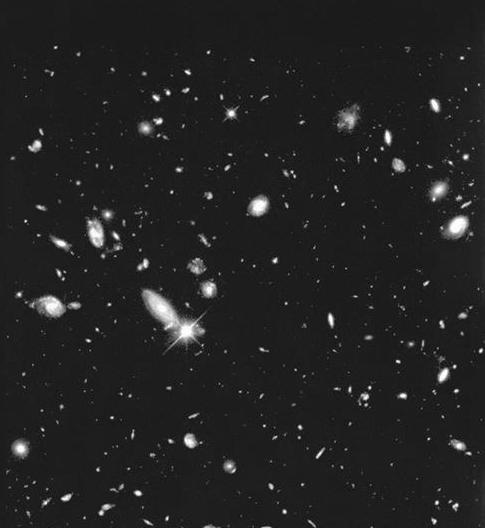
#> input picture imageProcessing/week3-2023/Fig0334.tif, 485 x 528 px
$ python ex502.py
#> lines starting #> are read from the running program, lines starting #| are printed output that depends on the picture; after the words box and inside, x2 and y2 are one past the last pixel; in counts of white or black regions, pixels touching at a corner belong together
import cv2
import numpy as np

# image path
path = r'Fig0334.tif'

# using imread()
imgage = cv2.imread(path)
#> imgage is the input picture: shape (528, 485, 3); min 0, max 255, mean 34.5
# path = r'Fig0334.tif'
# img2 = cv2.imread(path)
image_2 = cv2.blur(imgage, (15, 15))
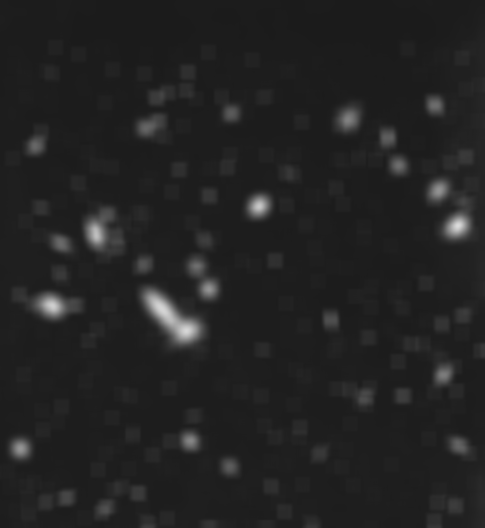
#> image_2: shape (528, 485, 3); min 27, max 219, mean 34.5
ret, thresh = cv2.threshold(image_2, 70, 255, cv2.THRESH_BINARY)
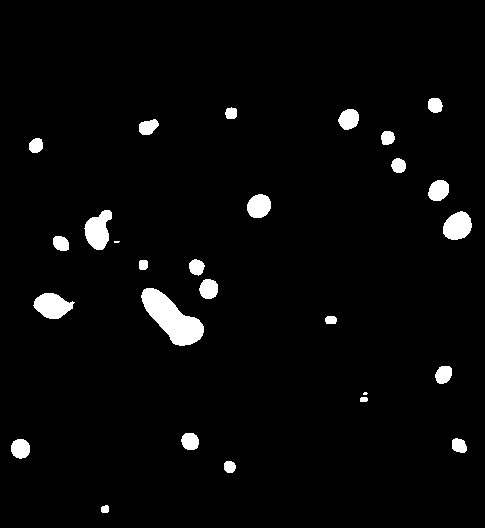
#> thresh: shape (528, 485, 3); 3.2% white; 27 white regions (2 under 20 px), largest, box (x1, y1, x2, y2) and area: (141, 288, 204, 346) 1834, (84, 210, 112, 250) 732, (33, 293, 75, 319) 720
# im2 = cv2.boxFilter(img, -1, (15, 15), normalize=True)
# im3 = cv2.adaptiveThreshold(img2, 255, cv2.ADAPTIVE_THRESH_MEAN_C, cv2.THRESH_BINARY, 11, 2)
cv2.imshow("testing", np.hstack((imgage, image_2, thresh)))
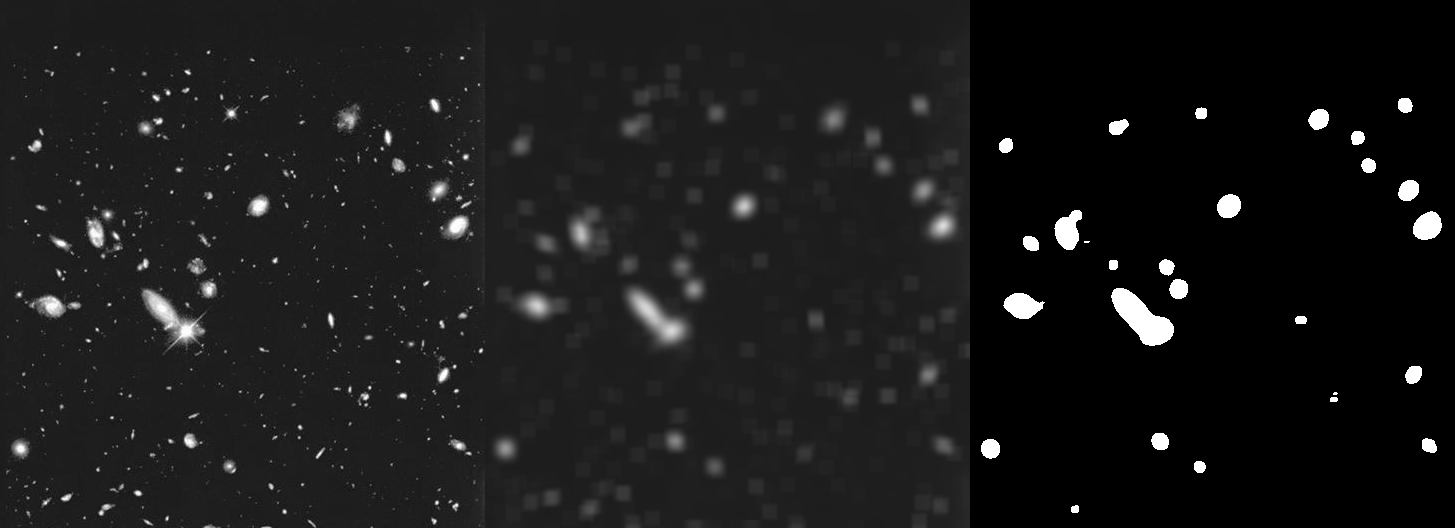
#> window 'testing': shape (528, 1455, 3); min 0, max 255, mean 25.7
# cv2.imshow('blur filter', np.hstack((img, image_2, im2)))
# cv2.imshow('median filter', np.hstack((img2, im3)))
cv2.waitKey(0)
cv2.destroyAllWindows()
cv2.waitKey(1)

$ run again, with imageProcessing/week3-2023/Fig0335.tif copied over imageProcessing/week3-2023/Fig0334.tif
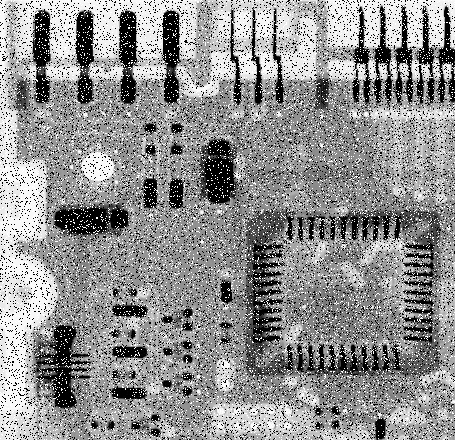
#> input picture imageProcessing/week3-2023/Fig0335.tif, 455 x 440 px
#> imgage is the input picture: shape (440, 455, 3); min 0, max 255, mean 144.1
#> `ret, thresh = cv2.threshold(image_2, 70, 255, cv2.THRESH_BINARY)`:
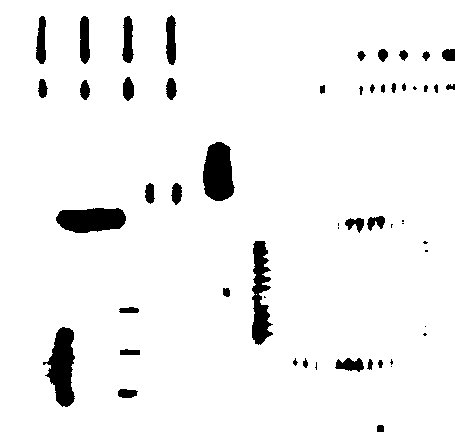
#> thresh: shape (440, 455, 3); 94.9% white; 54 black regions (14 under 20 px), largest, box (x1, y1, x2, y2) and area: (43, 327, 75, 407) 1536, (203, 142, 235, 201) 1464, (56, 208, 126, 233) 1399
#> `cv2.imshow("testing", np.hstack((imgage, image_2, thresh)))`:
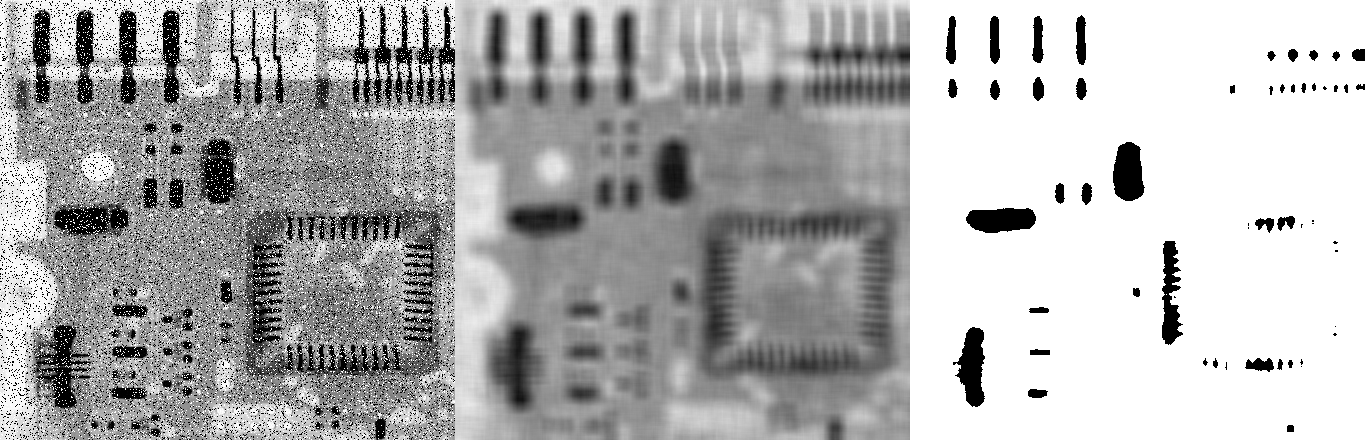
#> window 'testing': shape (440, 1365, 3); min 0, max 255, mean 176.7

$ run again, with imageProcessing/week3-2023/Fig0338.tif copied over imageProcessing/week3-2023/Fig0334.tif
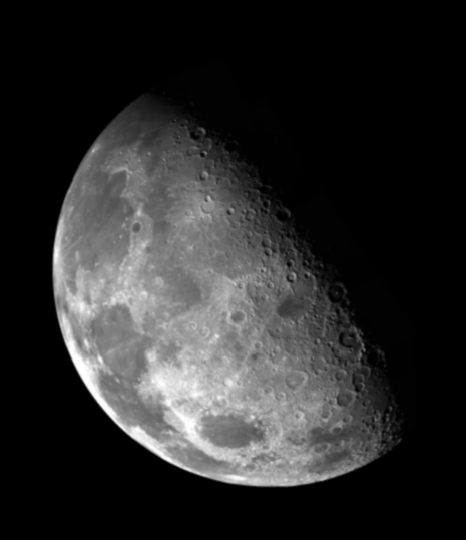
#> input picture imageProcessing/week3-2023/Fig0338.tif, 466 x 540 px
#> imgage is the input picture: shape (540, 466, 3); min 0, max 254, mean 42.7
#> `ret, thresh = cv2.threshold(image_2, 70, 255, cv2.THRESH_BINARY)`:
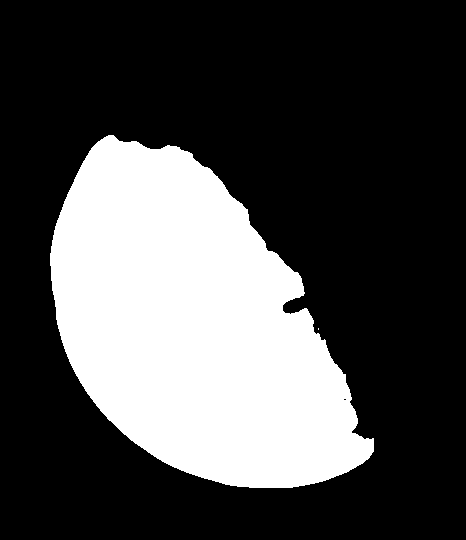
#> thresh: shape (540, 466, 3); 29.3% white; 2 white regions (1 under 20 px), largest, box (x1, y1, x2, y2) and area: (50, 135, 374, 488) 73660
#> `cv2.imshow("testing", np.hstack((imgage, image_2, thresh)))`:
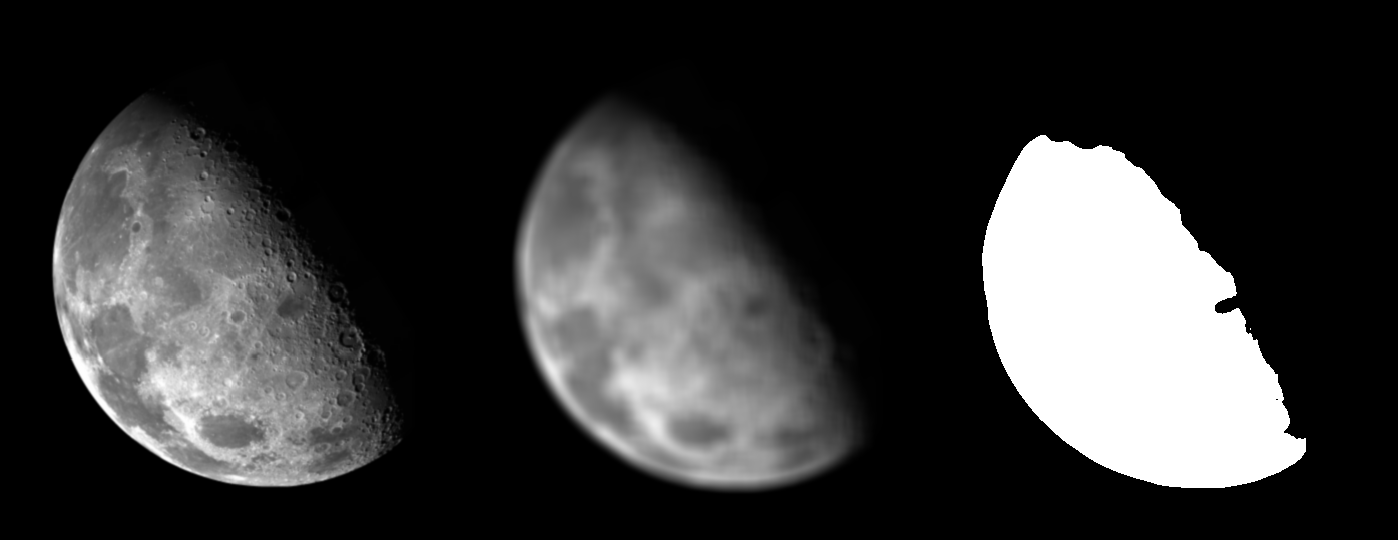
#> window 'testing': shape (540, 1398, 3); min 0, max 255, mean 53.3
